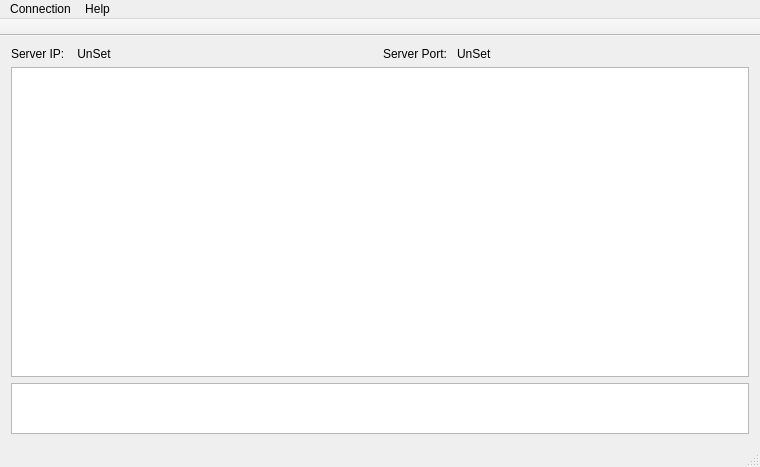
<?xml version="1.0" encoding="UTF-8"?>
<ui version="4.0">
 <class>K2Status</class>
 <widget class="QMainWindow" name="K2Status">
  <property name="geometry">
   <rect>
    <x>0</x>
    <y>0</y>
    <width>760</width>
    <height>467</height>
   </rect>
  </property>
  <property name="minimumSize">
   <size>
    <width>760</width>
    <height>467</height>
   </size>
  </property>
  <property name="windowTitle">
   <string>K2Status</string>
  </property>
  <widget class="QWidget" name="centralWidget">
   <layout class="QVBoxLayout" name="verticalLayout">
    <item>
     <layout class="QHBoxLayout" name="horizontalLayout">
      <item>
       <layout class="QFormLayout" name="formLayout_3">
        <property name="fieldGrowthPolicy">
         <enum>QFormLayout::AllNonFixedFieldsGrow</enum>
        </property>
        <item row="0" column="0">
         <widget class="QLabel" name="label_2">
          <property name="text">
           <string>Server IP: </string>
          </property>
         </widget>
        </item>
        <item row="0" column="1">
         <widget class="QLabel" name="ToIP_2">
          <property name="text">
           <string> UnSet</string>
          </property>
         </widget>
        </item>
       </layout>
      </item>
      <item>
       <layout class="QFormLayout" name="formLayout">
        <property name="fieldGrowthPolicy">
         <enum>QFormLayout::AllNonFixedFieldsGrow</enum>
        </property>
        <item row="0" column="0">
         <widget class="QLabel" name="label_3">
          <property name="text">
           <string>Server Port: </string>
          </property>
         </widget>
        </item>
        <item row="0" column="1">
         <widget class="QLabel" name="ToPort">
          <property name="text">
           <string>UnSet</string>
          </property>
         </widget>
        </item>
       </layout>
      </item>
     </layout>
    </item>
    <item>
     <widget class="QTableView" name="tableView">
      <property name="editTriggers">
       <set>QAbstractItemView::NoEditTriggers</set>
      </property>
     </widget>
    </item>
    <item>
     <widget class="QTextBrowser" name="textBrowser">
      <property name="maximumSize">
       <size>
        <width>16777215</width>
        <height>51</height>
       </size>
      </property>
     </widget>
    </item>
   </layout>
  </widget>
  <widget class="QMenuBar" name="menuBar">
   <property name="geometry">
    <rect>
     <x>0</x>
     <y>0</y>
     <width>760</width>
     <height>25</height>
    </rect>
   </property>
   <widget class="QMenu" name="menuConnection">
    <property name="title">
     <string>Connection</string>
    </property>
    <addaction name="separator"/>
    <addaction name="actionAdd_Connection"/>
    <addaction name="action_Graph"/>
    <addaction name="separator"/>
    <addaction name="actionQuit"/>
   </widget>
   <widget class="QMenu" name="menuHelp">
    <property name="title">
     <string>Help</string>
    </property>
    <addaction name="actionDebug_Mode"/>
    <addaction name="actionAbout"/>
   </widget>
   <addaction name="menuConnection"/>
   <addaction name="menuHelp"/>
  </widget>
  <widget class="QStatusBar" name="statusBar"/>
  <widget class="QToolBar" name="toolBar">
   <property name="windowTitle">
    <string>toolBar</string>
   </property>
   <property name="movable">
    <bool>false</bool>
   </property>
   <attribute name="toolBarArea">
    <enum>TopToolBarArea</enum>
   </attribute>
   <attribute name="toolBarBreak">
    <bool>false</bool>
   </attribute>
  </widget>
  <action name="actionAdd_Connection">
   <property name="text">
    <string>Add a Connection</string>
   </property>
  </action>
  <action name="actionQuit">
   <property name="text">
    <string>Quit</string>
   </property>
  </action>
  <action name="actionDebug_Mode">
   <property name="text">
    <string>Debug Mode</string>
   </property>
  </action>
  <action name="action_Graph">
   <property name="text">
    <string> Graph</string>
   </property>
  </action>
  <action name="actionAbout">
   <property name="text">
    <string>About</string>
   </property>
  </action>
 </widget>
 <layoutdefault spacing="6" margin="11"/>
 <resources/>
 <connections/>
</ui>
